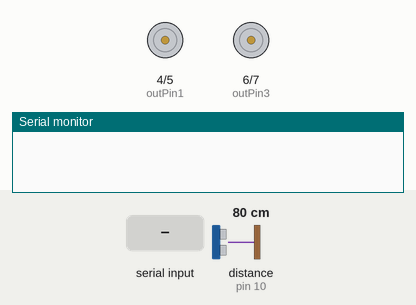
Bench run of a sketch on a simulated Arduino Uno, built with avr-gcc and run on an emulated ATmega328P. Parts: motor-driver pin pairs drawn as motors (green arrow = first pin HIGH = forward, orange = second pin HIGH = backward, longer = more drive), the last lines printed to the serial monitor. The test bench sets the inputs (shaded band); at power-on: distance to the obstacle (sensor on pin 10) 80 cm. The echo pulse lasts 58.3 µs per cm.

Above: at 1.2 s.
1.3 s: "1" received over Serial
At 1.6 s:
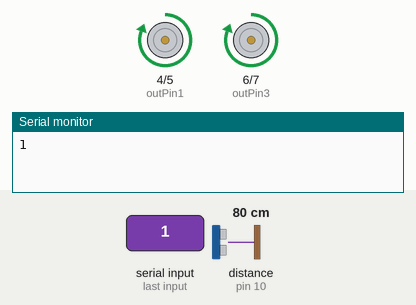
2.8 s: "2" received over Serial
At 3.9 s:
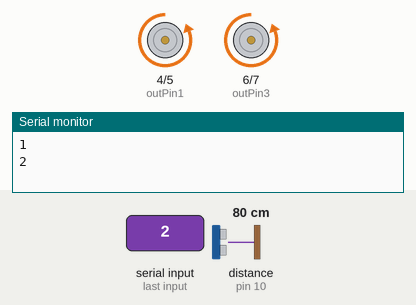
4.3 s: "4" received over Serial
At 5.1 s:
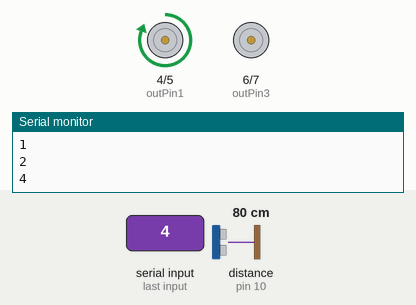
5.8 s: "3" received over Serial
At 6.2 s:
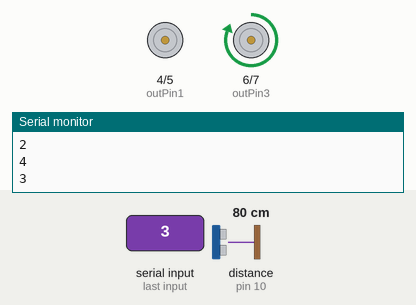
7.3 s: "5" received over Serial
At 8.5 s:
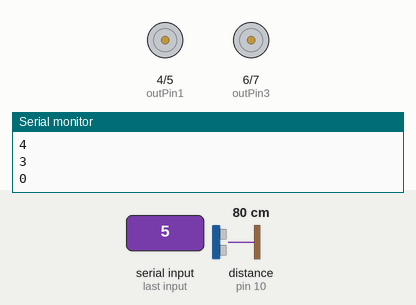
8.8 s: "6" received over Serial
At 9.9 s:
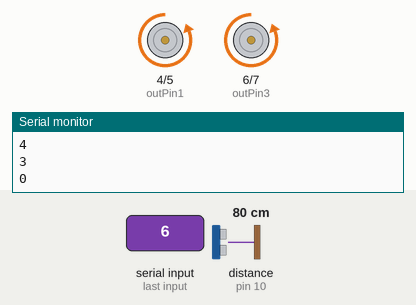
Timing chart, 0 to 11.3 s (numbered marks = the images above; inputs shaded):
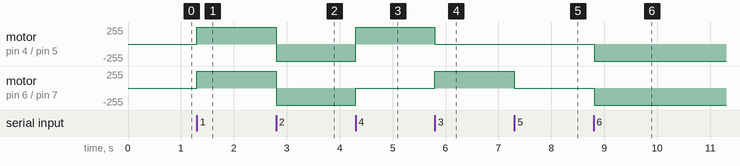

Measured:
- after the input at 1.3 s, motor on pin 4 (outPin1) / pin 5 (outPin2), motor on pin 6 (outPin3) / pin 7 (outPin4): stopped → forward 255/255 at once
- after the input at 2.8 s, motor on pin 4 (outPin1) / pin 5 (outPin2), motor on pin 6 (outPin3) / pin 7 (outPin4): forward 255/255 → backward 255/255 at once
- after the input at 4.3 s, motor on pin 4 (outPin1) / pin 5 (outPin2): backward 255/255 → forward 255/255 at once; motor on pin 6 (outPin3) / pin 7 (outPin4): backward 255/255 → stopped at once
- after the input at 5.8 s, motor on pin 4 (outPin1) / pin 5 (outPin2): forward 255/255 → stopped at once; motor on pin 6 (outPin3) / pin 7 (outPin4): stopped → forward 255/255 at once
- after the input at 7.3 s, motor on pin 6 (outPin3) / pin 7 (outPin4): forward 255/255 → stopped at once
- after the input at 8.8 s, motor on pin 4 (outPin1) / pin 5 (outPin2), motor on pin 6 (outPin3) / pin 7 (outPin4): stopped → backward 255/255 at once

The sketch:

RC_ROBOT.ino
```cpp
int trigPin = 9;
int echoPin = 10;
int x=0;
int outPin1 = 4;     //motor1
int outPin2 = 5;    //motor1
int outPin3 = 6;
int outPin4 = 7;   //motor2
char bt = 0;
void setup()
{
Serial.begin(9600);
pinMode(outPin1,OUTPUT);
pinMode(outPin2,OUTPUT);
pinMode(outPin3,OUTPUT);
pinMode(outPin4,OUTPUT);
   pinMode(trigPin, OUTPUT);
  pinMode(echoPin, INPUT);

}
void loop()
{
if (Serial.available() > 0)
{
 bt = Serial.read();
 if(bt == '1')        //move forwards
 {
   digitalWrite(outPin1,HIGH);
   digitalWrite(outPin2,LOW);
   digitalWrite(outPin3,HIGH);
   digitalWrite(outPin4,LOW);
 Serial.println("1");
 }
 else if (bt == '2')       //move backwards
 {
   digitalWrite(outPin1,LOW);
   digitalWrite(outPin2,HIGH);
   digitalWrite(outPin3,LOW);
   digitalWrite(outPin4,HIGH);
 Serial.println("2");
 }
 else if (bt == '5')     //stop!!
 {
   digitalWrite(outPin1,LOW);
   digitalWrite(outPin2,LOW);
   digitalWrite(outPin3,LOW);
   digitalWrite(outPin4,LOW);

Serial.println("0");
}
 else if (bt == '4')    //right
 {
   digitalWrite(outPin1,HIGH);
   digitalWrite(outPin2,LOW);
   digitalWrite(outPin3,LOW);
   digitalWrite(outPin4,LOW);
 Serial.println("4");
 }
 else if (bt == '3')     //left
 {
   digitalWrite(outPin1,LOW);
   digitalWrite(outPin2,LOW);
   digitalWrite(outPin3,HIGH);
   digitalWrite(outPin4,LOW);
 Serial.println("3");
 }
    else if (bt == '6'){

for (x = 0; x <= 500; x += 1) {
  long duration, distance;
  digitalWrite(trigPin,HIGH);
  delayMicroseconds(1000);
  digitalWrite(trigPin, LOW);
  duration=pulseIn(echoPin, HIGH);
  distance =(duration/2)/29.1;

  if((distance>20))
 {
  digitalWrite(5,HIGH);                               //       If you dont get proper movements of your robot,
   digitalWrite(4,LOW);                               //        then alter the pin numbers
   digitalWrite(6,LOW);                               //
   digitalWrite(7,HIGH);                              //
 }

  else if(distance<20)
 {
   digitalWrite(5,HIGH);
   digitalWrite(4,LOW);
   digitalWrite(6,HIGH);                                  //HIGH
   digitalWrite(7,LOW);
  }

  delay(10);

}


  }
}}
```
